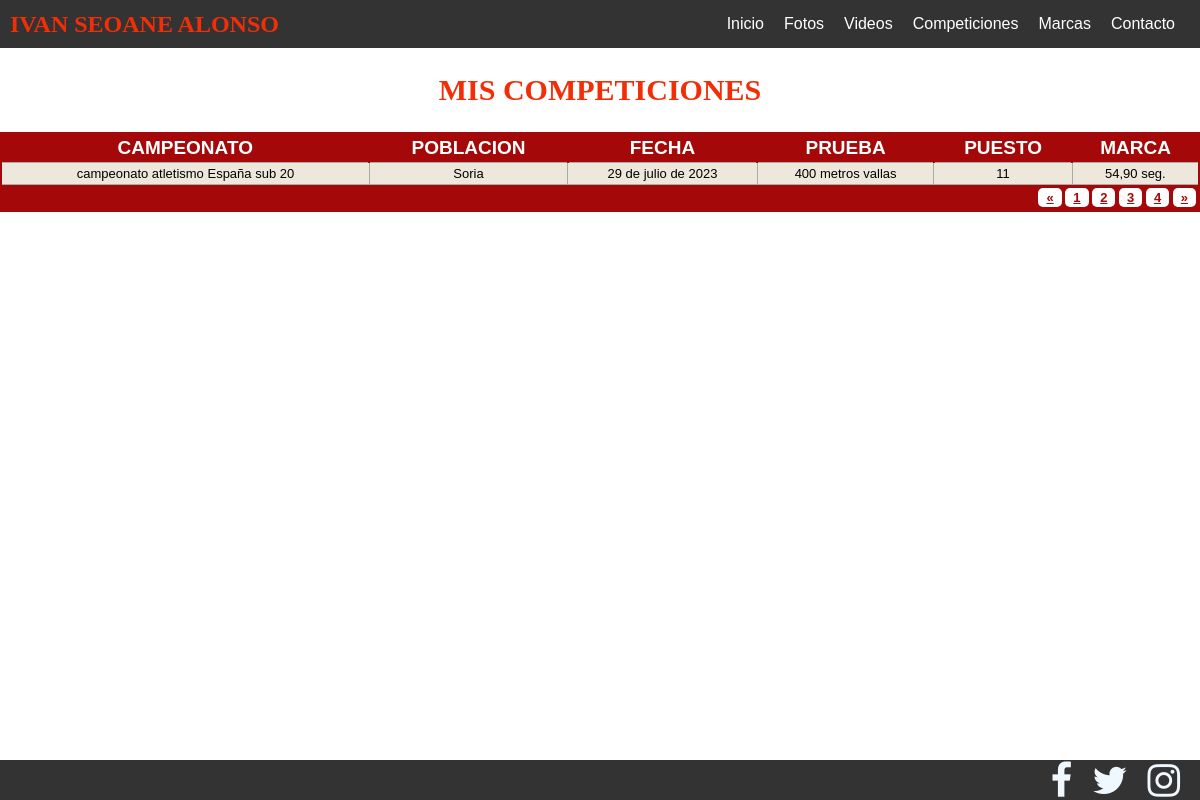
/competiciones/Competiciones/, run on the app's committed database.
### competiciones/models.py (models this page shows, shortened)
class Campeonatos(models.Model):
    campeonato=models.CharField(max_length=60)
    poblacion=models.CharField(max_length=12)
    fecha=models.DateField()
    prueba=models.CharField(max_length=25)
    puesto=models.CharField(max_length=6)
    marca=models.CharField(max_length=10)
    class Meta:
        verbose_name='competicion'
        verbose_name_plural='competiciones'

### competiciones/views.py (the view)
# urls.py: path('Competiciones/',views.listaEventos.as_view(), name='Competiciones'),
class listaEventos(ListView):
    models = Campeonatos
    queryset = Campeonatos.objects.all()
    template_name="eventos.html"
    context_object_name = 'campeonato'

### competiciones/templates/eventos.html (shortened to what this page needs)
{% load static %}
<!DOCTYPE html>
<html>
<head>
	<link rel="stylesheet" href="{% static 'blogIvanapp/css/marcas.css' %}">
</head>
  <body>
	{% include "blogIvanapp/plantilla.html" %}
	<h2 class="marca">MIS COMPETICIONES</h2>
	<table class="redTable">
	<thead>
		<tr>
		<th>CAMPEONATO</th>
		<th>POBLACION</th>
		<th>FECHA</th>
		<th>PRUEBA</th>
		<th>PUESTO</th>
		<th>MARCA</th>
		</tr>
	</thead>
	{% if object_list %}
	{% for campeonato in object_list %}
		<tbody>
		<tr>
			<td>{{campeonato.campeonato}}</td>
			<td>{{campeonato.poblacion}}</td>
			<td>{{campeonato.fecha}}</td>
			<td>{{campeonato.prueba}}</td>
			<td>{{campeonato.puesto}}</td>
			<td>{{campeonato.marca}}</td>
		</tr>
		</tbody>
	{% endfor %}
		<tfoot>
			<tr>
			<td colspan="6">
			<div class="links"><a href="#">&laquo;</a> <a class="active" href="#">1</a> <a href="#">2</a> <a href="#">3</a> <a href="#">4</a> <a href="#">&raquo;</a></div>
			</td>
			</tr>
		</tfoot>
	</table>
	{% endif %}
 </body>
</html>

### blogIvanapp/static/blogIvanapp/css/marcas.css (style rules this page uses)
table.redTable { border: 2px solid #A40808; background-color: #EEE7DB; width: 100%; text-align: center; border-collapse: collapse; }
table.redTable td, table.redTable th { border: 1px solid #AAAAAA; padding: 3px 2px; }
table.redTable tbody td { font-size: 13px; }
table.redTable thead { background: #A40808; }
table.redTable thead th { font-size: 19px; font-weight: bold; color: #FFFFFF; text-align: center; border-left: 2px solid #A40808; }
table.redTable thead th:first-child { border-left: none; }
table.redTable tfoot { font-size: 13px; font-weight: bold; color: #FFFFFF; background: #A40808; }
table.redTable tfoot td { font-size: 13px; }
table.redTable tfoot .links { text-align: right; }
table.redTable tfoot .links a { display: inline-block; background: #FFFFFF; color: #A40808; padding: 2px 8px; border-radius: 5px; }
.marca { font-family:'Times New Roman', Times, serif; font-size:30px; text-align: center; color:#f32e07; }

### blogIvanapp/static/blogIvanapp/css/estilos.css (style rules this page uses)
body { margin: 0; padding: 0; font-family: Arial, sans-serif; }
html { min-height: 100%; position: relative; }

### data on the page
Campeonatos: campeonato "campeonato atletismo España sub 20", poblacion "Soria", fecha "29 de julio de 2023", prueba "400 metros vallas", puesto "11", marca "54,90 seg."
